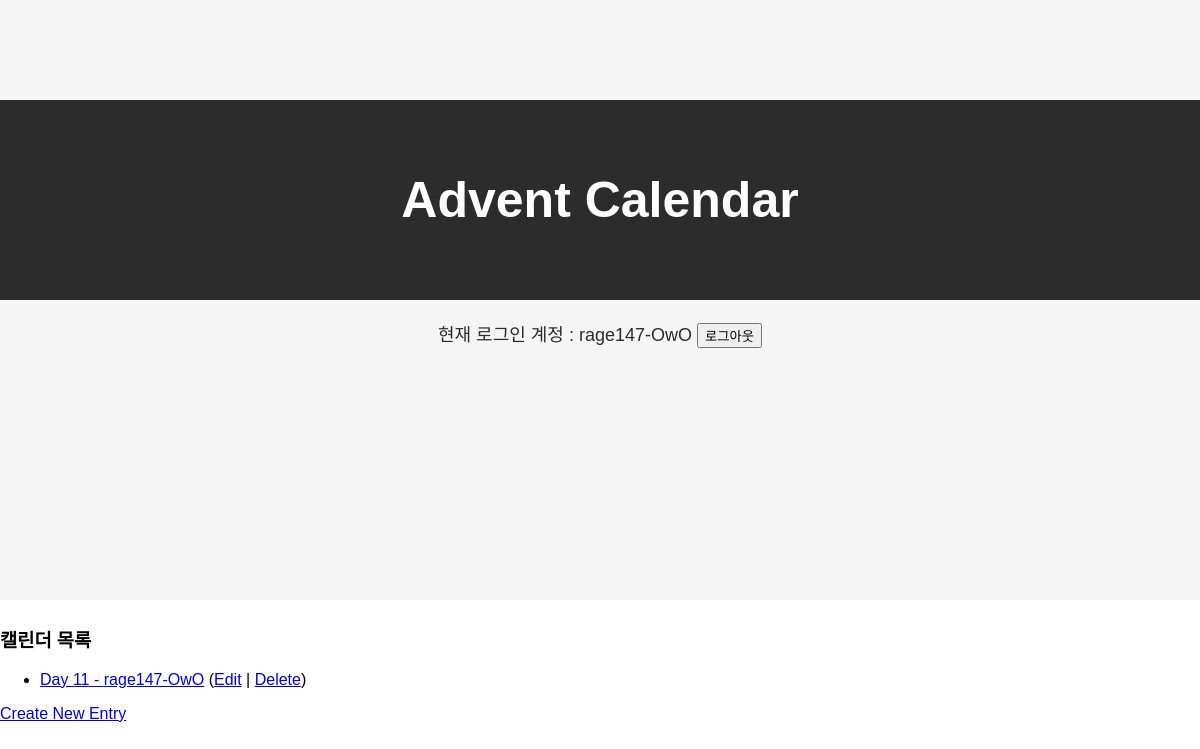
The page /calendar/17/entries/ (signed in) on the database its author committed.
### calendarapp/models.py (models this page shows, shortened)
class CalendarEntry(models.Model):
    calendar = models.ForeignKey(Calendar, on_delete=models.CASCADE, related_name='entries')
    user = models.ForeignKey(settings.AUTH_USER_MODEL, on_delete=models.CASCADE, null=True)
    day = models.PositiveIntegerField()
    link = models.URLField()
    user_image = models.ImageField(upload_to='user_images/', null=True)
    class Meta:
        unique_together = ['calendar', 'day']
    @property
    def username(self):
        return self.user.username if self.user else None

### calendarapp/views.py (the view)
# urls.py: path('calendar/<int:calendar_id>/entries/', views.calendar_entry_list, name='calendar_entry_list'),
@login_required
def calendar_entry_list(request, calendar_id):
    entries = CalendarEntry.objects.filter(user=request.user, calendar=calendar_id).order_by('day')
    return render(request, 'calendar_entry_list.html', {'entries': entries, 'calendar_id': calendar_id})

### calendarapp/templates/calendar_entry_list.html
{% extends 'base.html' %}
{% block content %}
  <h3>캘린더 목록</h3>
  <ul>
    {% for entry in entries %}
      <li>
        <a href="{% url 'calendar_entry_detail' calendar_id entry.id %}">Day {{ entry.day }} - {{ entry.username }}</a>
        {% if entry.user == user %}
          (<a href="{% url 'update_calendar_entry' calendar_id entry.id %}">Edit</a>
          | <a href="{% url 'delete_calendar_entry' calendar_id entry.id %}">Delete</a>)
        {% endif %}
      </li>
    {% endfor %}
  </ul>
  <a href="{% url 'create_calendar_entry' calendar_id=calendar_id %}">Create New Entry</a>
{% endblock %}

### calendarapp/templates/base.html (shortened to what this page needs)
<!DOCTYPE html>
<html lang="en">
<head>
    <link rel="stylesheet" href="https://cdnjs.cloudflare.com/ajax/libs/font-awesome/6.0.0-beta3/css/all.min.css">
    {% load static %}
</head>
<body>
    <div class="top-page">
        <a href="{% url 'home' %}" class="pink-header" style="text-decoration: none">
            Advent Calendar
        </a>
        {% if user.is_authenticated %}
        <div class="user-info">
            현재 로그인 계정 : {{ user.username }}
            <a href="{% url 'account_logout' %}"><button>로그아웃</button></a>
        </div>
        {% endif %}
    </div>
    {% block content %}{% endblock %}
</body>
</html>

### calendarapp/templates/base.html (style rules this page uses)
body { margin: 0; padding: 0; font-family: Arial, sans-serif; }
.top-page { margin: 0 auto 25px auto; height: 500px; width: 100%; background-color: #F5F5F5; padding-top: 100px; }
.pink-header { background-color: #2C2C2C; height: 200px; width: 100vw; max-width: 100%; text-align: center; display: flex; justify-content: center; align-items: center; color: white; font-size: 50px; font-weight: bold; box-sizing: border-box; }
.user-info { text-align: center; margin-top: 20px; font-size: 18px; color: #2C2C2C; }

### rows shown on the page
CalendarEntry: day "11", username "rage147-OwO", shows "Edit"

### other values the page prints
{{ user.username }} "rage147-OwO"
